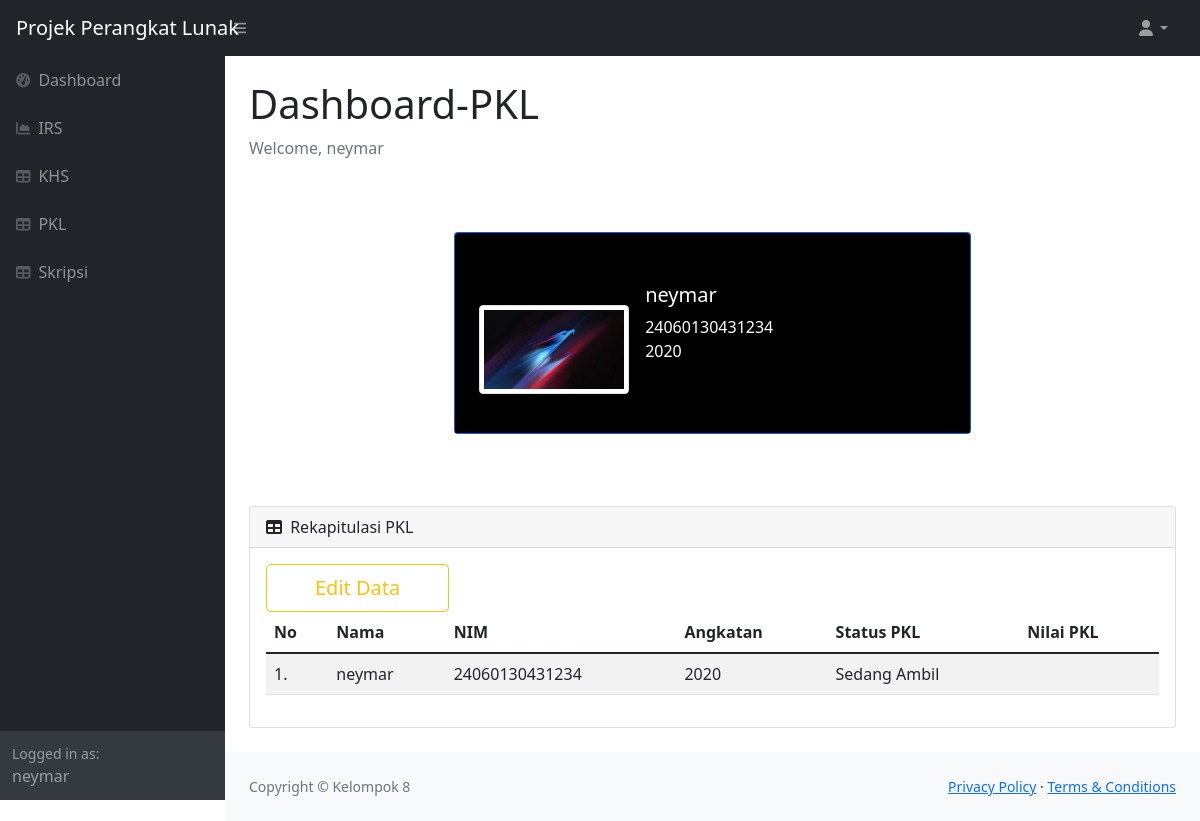
Page /mahasiswa/pkl_mahasiswa.php (signed in) on the committed database.
### tables this page shows
CREATE TABLE `mahasiswa` (
  `nim` varchar(14) NOT NULL,
  `nama` char(100) NOT NULL,
  `alamat` varchar(100) DEFAULT NULL,
  `kota` char(50) DEFAULT NULL,
  `provinsi` char(50) DEFAULT NULL,
  `angkatan` int(4) DEFAULT NULL,
  `jalur_masuk` char(30) DEFAULT NULL,
  `email` varchar(30) DEFAULT NULL,
  `no_handphone` varchar(13) DEFAULT NULL,
  `status` char(20) DEFAULT NULL,
  `dosen_wali` char(50) DEFAULT NULL,
  `id_pkl_fk` varchar(6) DEFAULT NULL,
  `id_skripsi_fk` varchar(6) DEFAULT NULL,
  `semester` int(100) NOT NULL,
  `id_provinsi_fk` int(10) DEFAULT NULL,
  `id_kota_fk` int(10) DEFAULT NULL,
  `id_user_fk` int(6) DEFAULT NULL
);

CREATE TABLE `users` (
  `user_id` int(6) NOT NULL,
  `username` varchar(50) NOT NULL,
  `email` varchar(50) NOT NULL,
  `password` varchar(50) NOT NULL,
  `level` varchar(20) NOT NULL
);

CREATE TABLE `pkl` (
  `id_pkl` varchar(6) NOT NULL DEFAULT '0',
  `status_pkl` varchar(20) DEFAULT 'Belum Ambil',
  `nilai_pkl` varchar(100) DEFAULT '-',
  `nim_mahasiswa_fk` varchar(14) DEFAULT NULL
);

### mahasiswa/pkl_mahasiswa.php (the view, shortened to what this page needs)
<!DOCTYPE html>
<html lang="en">
    <head>
        <link href="https://cdn.jsdelivr.net/npm/simple-datatables@latest/dist/style.css" rel="stylesheet" />
        <link href="../css/styles.css" rel="stylesheet" />
    </head>
    <?php
        require_once('../lib/db_login.php');
        $email=$_SESSION['email'];
        $query = "SELECT * FROM users
                    INNER JOIN mahasiswa ON users.email=mahasiswa.email
                    WHERE users.email='$email'";
        $sql_ppl= mysqli_query($db, $query) or die (mysqli_error($db));
        $data = mysqli_fetch_array ($sql_ppl);
        $username = $data['username'];
     ?>
    <body class="sb-nav-fixed">
        <nav class="sb-topnav navbar navbar-expand navbar-dark bg-dark">
            <a class="navbar-brand ps-3" >Projek Perangkat Lunak</a>
            <button class="btn btn-link btn-sm order-1 order-lg-0 me-4 me-lg-0" id="sidebarToggle" href="#!"><i class="fas fa-bars"></i></button>
            <ul class="navbar-nav ms-auto ms-md-0 me-3 me-lg-4">
                <li class="nav-item dropdown">
                    <a class="nav-link dropdown-toggle" id="navbarDropdown" href="#" role="button" data-bs-toggle="dropdown" aria-expanded="false"><i class="fas fa-user fa-fw"></i></a>
                </li>
            </ul>
        </nav>
        <div id="layoutSidenav">
            <div id="layoutSidenav_nav">
                <nav class="sb-sidenav accordion sb-sidenav-dark" id="sidenavAccordion">
                    <div class="sb-sidenav-menu">
                        <div class="nav">
                            <a class="nav-link" href="mahasiswa_home.php">
                                <div class="sb-nav-link-icon"><i class="fas fa-tachometer-alt"></i></div>
                                Dashboard
                            </a>
                            <a class="nav-link" href="irs_index.php">
                                <div class="sb-nav-link-icon"><i class="fas fa-chart-area"></i></div>
                                IRS
                            </a>
                            <a class="nav-link" href="khs_index.php">
                                <div class="sb-nav-link-icon"><i class="fas fa-table"></i></div>
                                KHS
                            </a>
                            <a class="nav-link" href="pkl_mahasiswa.php">
                                <div class="sb-nav-link-icon"><i class="fas fa-table"></i></div>
                                PKL
                            </a>
                            <a class="nav-link" href="skripsi_mahasiswa.php">
                                <div class="sb-nav-link-icon"><i class="fas fa-table"></i></div>
                                Skripsi
                            </a>
                        </div>
                    </div>
                    <div class="sb-sidenav-footer">
                        <div class="small">Logged in as:</div>
                        <?=$data['username']?>
                    </div>
                </nav>
            </div>
            <div id="layoutSidenav_content">
                <main>
                    <div class="container-fluid px-4">
                        <h1 class="mt-4">Dashboard-PKL</h1>
                        <ol class="breadcrumb mb-4">
                            <li class="breadcrumb-item active">Welcome, <?=$data['username']?></li>
                        </ol>
                        <div class="container py-5 h-100">
                            <div class="row d-flex justify-content-center align-items-center h-100">
                                <div class="col col-lg-9 col-xl-7">
                                    <div class="card bg-primary text-white mb-4">
                                            <div class="rounded-top text-white d-flex flex-row" style="background-color: #000; height:200px;">
                                                <div class="ms-4 mt-5 d-flex flex-column" style="width: 150px;">
                                                    <img src="../assets/img/avatar.jpg"
                                                        alt="Generic placeholder image" class="img-fluid img-thumbnail mt-4 mb-2"
                                                        style="width: 150px; z-index: 1">
                                                </div>
                                                <div class="ms-3" style="margin-top: 50px;">
                                                    <h5><?=$data['username']?></h5>
                                                    <p><?=$data['nim']?> <br>
                                                        <?=$data['angkatan']?>
                                                    </p>
                                                </div>
                                            </div>
                                        </div>
                                    </div>
                                </div>
                            </div>
                            <div class="card mb-4">
                            <div class="card-header">
                                <i class="fas fa-table me-1"></i>
                                Rekapitulasi PKL
                            </div>
                            <div class="card-body">
                            <a href="entry_pkl.php" class="btn btn-outline-warning btn-lg px-5">Edit Data</a>
                            <table class="table table-striped" >
                                    <thead>
                                        <tr>
                                            <th>No</th>
                                            <th>Nama</th>
                                            <th>NIM</th>
                                            <th>Angkatan</th>
                                            <th>Status PKL</th>
                                            <th>Nilai PKL</th>
                                        </tr>
                                    </thead>
                                    <tbody>
                                    <?php
                                    require_once('../lib/db_login.php');
                                    $no = 1;
                                    $query = "SELECT * FROM mahasiswa
                                                INNER JOIN pkl ON
                                                mahasiswa.id_pkl_fk = pkl.id_pkl
                                                INNER JOIN skripsi ON
                                                mahasiswa.id_skripsi_fk = skripsi.id_skripsi
                                                WHERE mahasiswa.nama='$username'"
                                                ;
                                    $sql_ppl= mysqli_query($db, $query) or die (mysqli_error($db));
                                    while($data = mysqli_fetch_array($sql_ppl)){ ?>
                                        <tr>
                                            <td><?=$no++?>.</td>
                                            <td><?=$data['nama']?></td>
                                            <td><?=$data['nim']?></td>
                                            <td><?=$data['angkatan']?></td>
                                            <td><?=$data['status_pkl']?></td>
                                            <td><?=$data['nilai_pkl']?></td>
                                        </tr>
                                    <?php
                                    } ?>
                                    </tbody>
                                </table>
                            </div>
                        </div>
                    </div>
                </main>
                <footer class="py-4 bg-light mt-auto">
                    <div class="container-fluid px-4">
                        <div class="d-flex align-items-center justify-content-between small">
                            <div class="text-muted">Copyright &copy; Kelompok 8</div>
                            <div>
                                <a href="#">Privacy Policy</a>
                                &middot;
                                <a href="#">Terms &amp; Conditions</a>
                            </div>
                        </div>
                    </div>
                </footer>
            </div>
        </div>
    </body>
</html>

### rows in the picture
mahasiswa: id_user_fk.username "neymar", nim "24060130431234", angkatan "2020", nama "neymar", id_pkl_fk.status_pkl "Sedang Ambil"
